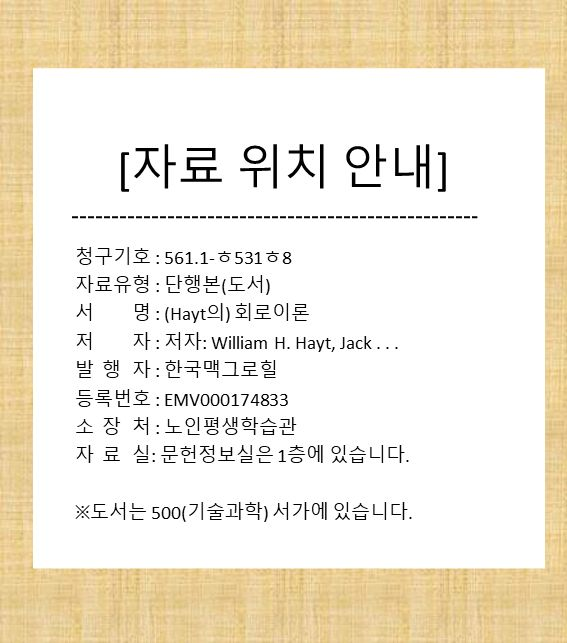
#> input picture src/img_proc/src/ocr.jpg, 567 x 643 px
$ python -i clache.py   (imports and definitions only)
#> lines starting #> are read from the running program, lines starting #| are printed output that depends on the picture
#> further down, picture is the input picture: shape (643, 567, 3); mean B, G, R 215.8, 232.6, 240.8
# -*- coding: utf-8 -*-
import cv2
import numpy as np
def clache(img):
    img_yuv = cv2.cvtColor(img, cv2.COLOR_BGR2YUV)
#> img_yuv: shape (643, 567, 3); mean of channels 0, 1, 2 233.1, 119.4, 134.7
    img_clahe = img_yuv.copy()
    clahe = cv2.createCLAHE(clipLimit=3.0, tileGridSize=(8,8)) #CLAHE 생성
    img_clahe[:,:,0] = clahe.apply(img_clahe[:,:,0])           #CLAHE 적용
#> img_clahe: shape (643, 567, 3); mean of channels 0, 1, 2 223.3, 119.4, 134.7
    img_clahe = cv2.cvtColor(img_clahe, cv2.COLOR_YUV2BGR)
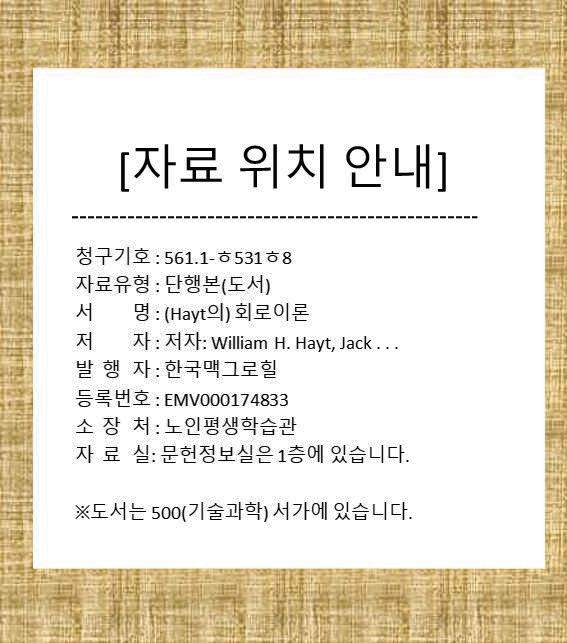
#> img_clahe: shape (643, 567, 3); mean B, G, R 205.8, 222.7, 231

    return img_clahe

>>> import cv2
>>> picture = cv2.imread('ocr.jpg')
>>> result = clache(picture)
